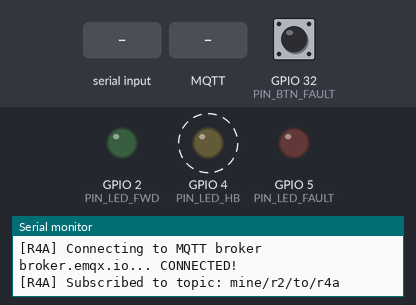
Bench run of a sketch on a simulated ESP32. Parts: output pins drawn as LEDs (lit = HIGH), the last lines printed to the serial monitor. Dashed ring = blinking. Inputs (shaded band) come from the test bench; at power-on: GPIO 32 (PIN_BTN_FAULT) HIGH. WiFi joins after 1.5 s; servers stay silent unless stated; random numbers use the default seed unless the sketch sets one; no MQTT or app messages arrive unless stated.

Above: at 3.2 s.
3.3 s: GPIO 32 (PIN_BTN_FAULT) pulled LOW for 0.15 s
At 4.4 s:
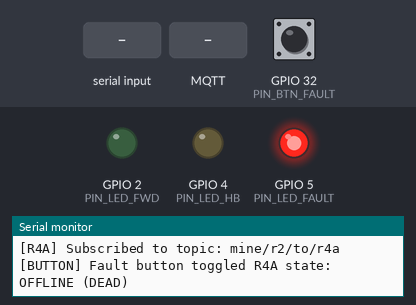
4.9 s: "f\n" received over Serial
At 7.2 s:
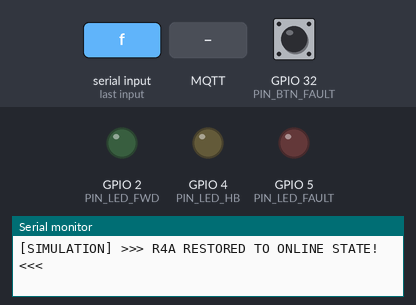
7.9 s: MQTT message "1" arrives on the first subscribed topic
At 8.7 s:
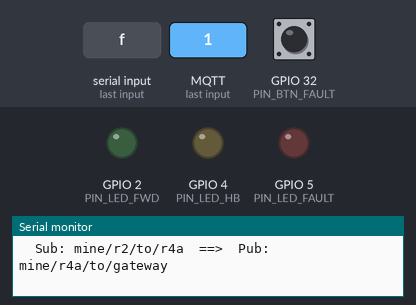
10.9 s: GPIO 32 (PIN_BTN_FAULT) pulled LOW for 1 s
At 12.1 s:
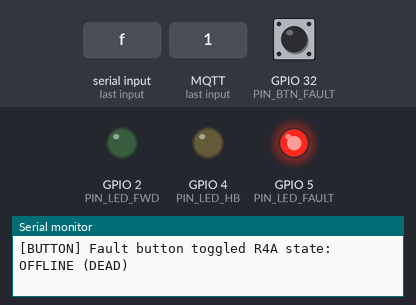
13.4 s: GPIO 32 (PIN_BTN_FAULT) pulled LOW for 3.2 s
At 14.0 s:
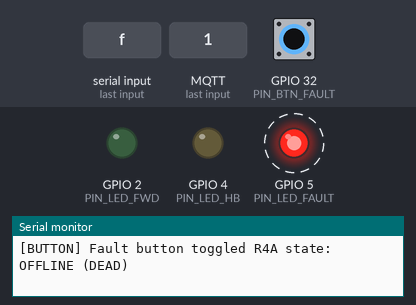
18.1 s: MQTT message "R4A" arrives on the first subscribed topic
At 18.8 s:
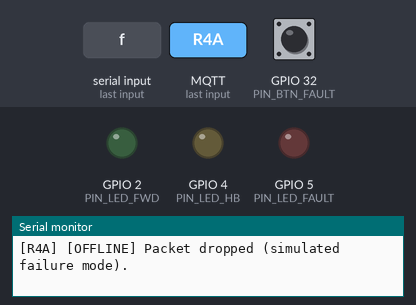
Timing chart, 0 to 20.6 s (numbered marks = the images above; inputs shaded):
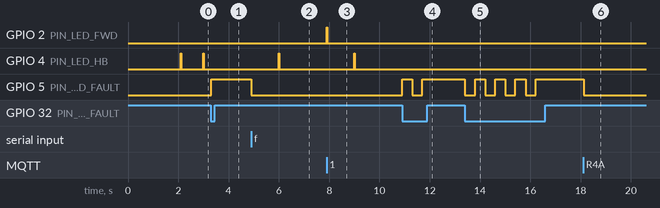

Measured:
- after the input at 3.3 s, GPIO 5 (PIN_LED_FAULT): LOW → HIGH at once
- after the input at 4.9 s, GPIO 4 (PIN_LED_HB): LOW → HIGH after 1.1 s, → LOW 0.02 s later; GPIO 5 (PIN_LED_FAULT): HIGH → LOW at once
- after the input at 7.9 s, GPIO 2 (PIN_LED_FWD): LOW → HIGH at once, → LOW 0.03 s later
- after the input at 10.9 s, GPIO 5 (PIN_LED_FAULT): LOW → HIGH at once, → LOW 0.40 s later, → HIGH 0.40 s later
- after the input at 13.4 s, GPIO 5 (PIN_LED_FAULT): alternates HIGH for 0.40 s and LOW for 0.40 s, 8 changes in all, then stays HIGH, starting at once
- after the input at 18.1 s, GPIO 5 (PIN_LED_FAULT): HIGH → LOW at once
- by itself, GPIO 4 (PIN_LED_HB): alternates HIGH for 0.02 s and LOW for 0.89 s

The sketch:

sketch.ino
```cpp
/*
 * =====================================================================
 * SIH 2026 MINE RESCUE ROVER - R4A EXIT RELAY NODE
 * =====================================================================
 * Microcontroller : ESP32 DevKit V1 (Wokwi Simulation)
 * Role            : Exit Relay Branch A (Interfaces with Gateway)
 *
 * Subscribes to:
 *   - Topic: mine/r2/to/r4a
 * Forwards to:
 *   - Topic: mine/r4a/to/gateway
 * Heartbeat:
 *   - Topic: node/status/R4A
 *
 * Hardware connections:
 *   - GPIO 2  : Forwarding Activity LED (Green)
 *   - GPIO 4  : Heartbeat LED (Yellow)
 *   - GPIO 5  : Drop / Duplicate / Fault LED (Red)
 *   - GPIO 32 : Toggle Fault Pushbutton (Simulate hardware failover)
 *
 * Loop Prevention & Deduplication:
 *   - Retains cache of (Source + SeqNumber).
 *   - Checks path: if "R4A" is already present, packet is DROPPED.
 * =====================================================================
 */

#include <WiFi.h>
#include <PubSubClient.h>
#include <ArduinoJson.h>

// --- Configuration Constants ---
const char* WIFI_SSID     = "Wokwi-GUEST";
const char* WIFI_PASSWORD = "";
const char* MQTT_SERVER   = "broker.emqx.io";
const int   MQTT_PORT     = 1883;
const char* NODE_ID       = "R4A";

// MQTT Topics
const char* TOPIC_SUB     = "mine/r2/to/r4a";
const char* TOPIC_PUB     = "mine/r4a/to/gateway";
const char* TOPIC_STATUS  = "node/status/R4A";

// Pin Assignments
const int PIN_LED_FWD   = 2;
const int PIN_LED_HB    = 4;
const int PIN_LED_FAULT = 5;
const int PIN_BTN_FAULT = 32;

// Network Clients
WiFiClient espClient;
PubSubClient client(espClient);

// Relay Diagnostics
bool isFaultOffline = false;
unsigned long packetsReceived  = 0;
unsigned long packetsForwarded = 0;
unsigned long packetsDropped   = 0;
unsigned long duplicatesCount  = 0;
unsigned long lastHeartbeatMs  = 0;
const unsigned long HEARTBEAT_INTERVAL = 3000;

// Duplicate Detection Ring Buffer
const int CACHE_SIZE = 50;
String packetIdCache[CACHE_SIZE];
int cacheIndex = 0;

bool isDuplicate(const String& packetId) {
  for (int i = 0; i < CACHE_SIZE; i++) {
    if (packetIdCache[i].length() > 0 && packetIdCache[i] == packetId) {
      return true;
    }
  }
  return false;
}

void addToCache(const String& packetId) {
  packetIdCache[cacheIndex] = packetId;
  cacheIndex = (cacheIndex + 1) % CACHE_SIZE;
}

void publishHeartbeat() {
  if (isFaultOffline) return;

  StaticJsonDocument<128> doc;
  doc["node"] = NODE_ID;
  doc["online"] = true;
  doc["fwd_count"] = packetsForwarded;
  doc["uptime_s"] = millis() / 1000;

  char buffer[128];
  serializeJson(doc, buffer);
  client.publish(TOPIC_STATUS, buffer);

  digitalWrite(PIN_LED_HB, HIGH);
  delay(20);
  digitalWrite(PIN_LED_HB, LOW);
}

void mqttCallback(char* topic, byte* payload, unsigned int length) {
  packetsReceived++;

  if (isFaultOffline) {
    packetsDropped++;
    digitalWrite(PIN_LED_FAULT, HIGH);
    delay(20);
    digitalWrite(PIN_LED_FAULT, LOW);
    Serial.println("[R4A] [OFFLINE] Packet dropped (simulated failure mode).");
    return;
  }

  StaticJsonDocument<512> doc;
  DeserializationError err = deserializeJson(doc, payload, length);
  if (err) {
    packetsDropped++;
    Serial.printf("[R4A] [ERROR] JSON deserialization failed: %s\n", err.c_str());
    return;
  }

  String sourceNode = doc["node"] | "UNKNOWN";
  unsigned long seq = doc["seq"] | 0;
  String currentPath = doc["path"] | "";

  // Loop Prevention
  if (currentPath.indexOf("R4A") != -1) {
    packetsDropped++;
    Serial.printf("[R4A] [LOOP DETECTED] Packet already visited R4A (Path: %s). Dropped.\n", currentPath.c_str());
    digitalWrite(PIN_LED_FAULT, HIGH);
    delay(20);
    digitalWrite(PIN_LED_FAULT, LOW);
    return;
  }

  // Duplicate Check
  String packetId = sourceNode + "_" + String(seq);
  if (isDuplicate(packetId)) {
    duplicatesCount++;
    packetsDropped++;
    Serial.printf("[R4A] [DUPLICATE] Packet ID '%s' already handled. Dropped.\n", packetId.c_str());
    digitalWrite(PIN_LED_FAULT, HIGH);
    delay(20);
    digitalWrite(PIN_LED_FAULT, LOW);
    return;
  }

  addToCache(packetId);

  if (currentPath.length() == 0) {
    currentPath = "ROVER";
  }
  currentPath += ">";
  currentPath += NODE_ID;
  doc["path"] = currentPath;

  char outBuffer[512];
  serializeJson(doc, outBuffer);

  digitalWrite(PIN_LED_FWD, HIGH);
  bool success = client.publish(TOPIC_PUB, outBuffer);
  delay(30);
  digitalWrite(PIN_LED_FWD, LOW);

  if (success) {
    packetsForwarded++;
    Serial.println("--------------------------------------------------");
    Serial.printf("[R4A FORWARDED TO GATEWAY] Seq #%lu | Path: %s\n", seq, currentPath.c_str());
    Serial.printf("  Sub: %s  ==>  Pub: %s\n", topic, TOPIC_PUB);
  } else {
    packetsDropped++;
    Serial.println("[R4A] [ERROR] MQTT publish to Gateway failed!");
  }
}

void setupWifi() {
  delay(10);
  Serial.printf("\n[%s] Connecting to Wi-Fi SSID: %s\n", NODE_ID, WIFI_SSID);
  WiFi.mode(WIFI_STA);
  WiFi.begin(WIFI_SSID, WIFI_PASSWORD);

  int retries = 0;
  while (WiFi.status() != WL_CONNECTED && retries < 20) {
    delay(500);
    Serial.print(".");
    retries++;
  }

  if (WiFi.status() == WL_CONNECTED) {
    Serial.printf("\n[%s] Wi-Fi connected! IP: %s\n", NODE_ID, WiFi.localIP().toString().c_str());
  } else {
    Serial.printf("\n[%s] Wi-Fi connection timed out. Retrying in loop.\n", NODE_ID);
  }
}

void reconnectMqtt() {
  while (!client.connected()) {
    Serial.printf("[%s] Connecting to MQTT broker %s...", NODE_ID, MQTT_SERVER);
    String clientId = "MineRelay-" + String(NODE_ID) + "-" + String(random(0xffff), HEX);
    if (client.connect(clientId.c_str())) {
      Serial.println(" CONNECTED!");
      client.subscribe(TOPIC_SUB);
      Serial.printf("[%s] Subscribed to topic: %s\n", NODE_ID, TOPIC_SUB);
      publishHeartbeat();
    } else {
      Serial.printf(" Failed, rc=%d. Retrying in 2 seconds...\n", client.state());
      delay(2000);
    }
  }
}

void printStatus() {
  Serial.println("\n========== [R4A RELAY STATUS] ==========");
  Serial.printf("  State           : %s\n", (isFaultOffline ? "OFFLINE / FAULT (DEAD)" : "ONLINE / ACTIVE"));
  Serial.printf("  Packets In      : %lu\n", packetsReceived);
  Serial.printf("  Packets Fwd     : %lu\n", packetsForwarded);
  Serial.printf("  Packets Dropped : %lu\n", packetsDropped);
  Serial.printf("  Duplicates Det. : %lu\n", duplicatesCount);
  Serial.printf("  MQTT Status     : %s\n", (client.connected() ? "CONNECTED" : "DISCONNECTED"));
  Serial.println("========================================\n");
}

void printHelp() {
  Serial.println("\n--- R4A EXIT RELAY COMMANDS ---");
  Serial.println("  f : Toggle Fault / Offline (Simulate Relay Failure)");
  Serial.println("  s : Display relay statistics");
  Serial.println("  h : Print this help menu");
  Serial.println("-------------------------------\n");
}

void handleSerialInput() {
  if (Serial.available() > 0) {
    char cmd = Serial.read();
    if (cmd == '\r' || cmd == '\n') return;

    if (cmd == 'f' || cmd == 'F') {
      isFaultOffline = !isFaultOffline;
      if (isFaultOffline) {
        digitalWrite(PIN_LED_FAULT, HIGH);
        Serial.println("\n[SIMULATION] >>> R4A IS NOW OFFLINE (SIMULATED FAILURE)! <<<");
        Serial.println("Exit Relay R4A will drop packets. Exit Relay R4B will sustain delivery to Gateway.");
      } else {
        digitalWrite(PIN_LED_FAULT, LOW);
        Serial.println("\n[SIMULATION] >>> R4A RESTORED TO ONLINE STATE! <<<");
      }
    } else if (cmd == 's' || cmd == 'S') {
      printStatus();
    } else if (cmd == 'h' || cmd == 'H') {
      printHelp();
    }
  }
}

unsigned long lastBtnPressMs = 0;
void checkFaultButton() {
  if (digitalRead(PIN_BTN_FAULT) == LOW) {
    if (millis() - lastBtnPressMs > 400) {
      lastBtnPressMs = millis();
      isFaultOffline = !isFaultOffline;
      digitalWrite(PIN_LED_FAULT, isFaultOffline ? HIGH : LOW);
      Serial.printf("\n[BUTTON] Fault button toggled R4A state: %s\n",
                    isFaultOffline ? "OFFLINE (DEAD)" : "ONLINE (ACTIVE)");
    }
  }
}

void setup() {
  Serial.begin(115200);
  delay(500);
  Serial.println("\n=============================================");
  Serial.println("  SIH 2026 MINE RESCUE ROVER - R4A EXIT RELAY");
  Serial.println("=============================================");

  pinMode(PIN_LED_FWD, OUTPUT);
  pinMode(PIN_LED_HB, OUTPUT);
  pinMode(PIN_LED_FAULT, OUTPUT);
  pinMode(PIN_BTN_FAULT, INPUT_PULLUP);

  digitalWrite(PIN_LED_FWD, LOW);
  digitalWrite(PIN_LED_HB, LOW);
  digitalWrite(PIN_LED_FAULT, LOW);

  for (int i = 0; i < CACHE_SIZE; i++) packetIdCache[i] = "";

  setupWifi();
  client.setServer(MQTT_SERVER, MQTT_PORT);
  client.setCallback(mqttCallback);

  printHelp();
}

void loop() {
  if (WiFi.status() != WL_CONNECTED) {
    setupWifi();
  }

  if (!client.connected()) {
    reconnectMqtt();
  }
  client.loop();

  handleSerialInput();
  checkFaultButton();

  unsigned long currentMs = millis();
  if (currentMs - lastHeartbeatMs >= HEARTBEAT_INTERVAL) {
    lastHeartbeatMs = currentMs;
    publishHeartbeat();
  }
}
```
